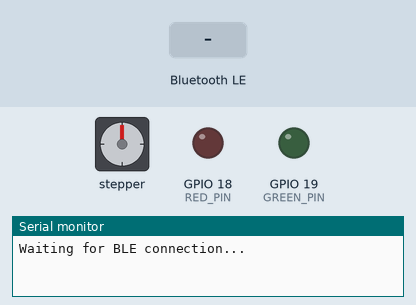
A sketch run on a simulated ESP32. Parts: stepper motor, output pins drawn as LEDs (lit = HIGH), the last lines printed to the serial monitor. Inputs (shaded band) come from the test bench. Nothing arrives over Bluetooth unless stated; a phone connects over Bluetooth LE 3 s after start; stepper angles assume 2048 steps per turn.

Above: at 1.2 s.
1.3 s: Bluetooth LE write "123" received
At 3.5 s:
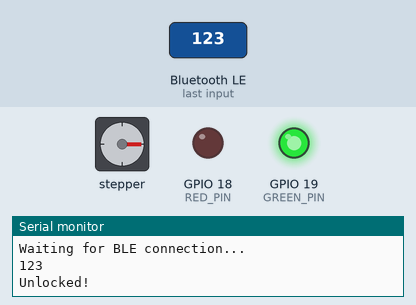
4.3 s: Bluetooth LE write "000" received
At 6.4 s:
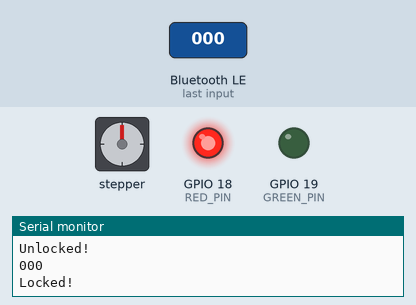
7.3 s: Bluetooth LE write "000" received
At 9.8 s:
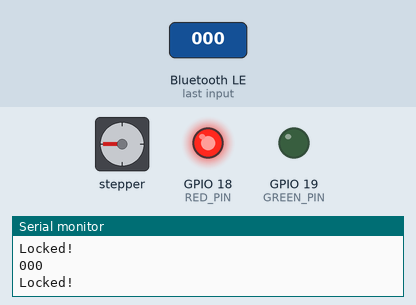
10.3 s: Bluetooth LE write "123" received
At 12.1 s:
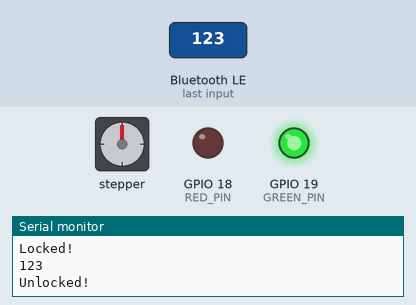
Timing chart, 0 to 13.6 s (numbered marks = the images above; inputs shaded):
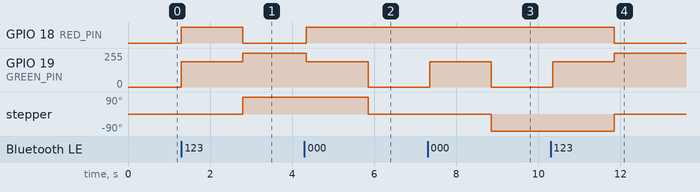

Measured:
- after the input at 1.3 s, GPIO 18 (RED_PIN): LOW → HIGH at once, → LOW 1.5 s later; GPIO 19 (GREEN_PIN): 0/255 → 190/255 at once, → 255/255 1.5 s later; stepper: turns 90° clockwise, starting after 1.5 s
- after the input at 4.3 s, GPIO 18 (RED_PIN): LOW → HIGH after 0.05 s; GPIO 19 (GREEN_PIN): 255/255 → 190/255 after 0.05 s, → 0/255 1.5 s later; stepper: turns 90° counter-clockwise, starting after 1.5 s
- after the input at 7.3 s, GPIO 19 (GREEN_PIN): 0/255 → 190/255 after 0.05 s, → 0/255 1.5 s later; stepper: turns 90° counter-clockwise, starting after 1.5 s
- after the input at 10.3 s, GPIO 18 (RED_PIN): HIGH → LOW after 1.5 s; GPIO 19 (GREEN_PIN): 0/255 → 190/255 after 0.05 s, → 255/255 1.5 s later; stepper: turns 90° clockwise, starting after 1.5 s

The sketch:

BluetoothLock.ino
```cpp
#include <BLEDevice.h>
#include <BLEServer.h>
#include <BLEUtils.h>
#include <BLE2902.h>
#include <Stepper.h>
//test
const int stepsPerRevolution = 2048;
Stepper myStepper(stepsPerRevolution, 27, 25, 26, 33);

#define SERVICE_UUID        "6E400001-B5A3-F393-E0A9-E50E24DCCA9E"
#define CHARACTERISTIC_UUID "6E400002-B5A3-F393-E0A9-E50E24DCCA9E"

BLECharacteristic *pCharacteristic;

const int RED_PIN = 18;
const int GREEN_PIN = 19;

void setColor(bool red, bool green) {
  if (red && green) {
    analogWrite(RED_PIN, 255);
    analogWrite(GREEN_PIN, 190);
  } else {
    analogWrite(RED_PIN, red ? 255 : 0);
    analogWrite(GREEN_PIN, green ? 255 : 0);
  }
}

class MyCallbacks: public BLECharacteristicCallbacks {
  void onWrite(BLECharacteristic *pCharacteristic) {
    String value = pCharacteristic->getValue();
    Serial.println(value.c_str());

    if (value == "123") {
      setColor(true, true);    // Yellow: moving
      myStepper.step(512);
      setColor(false, true);   // Green: unlock movement finished
      Serial.println("Unlocked!");
}

    if (value == "000") {
      setColor(true, true);    // Yellow: moving
      myStepper.step(-512);
      setColor(true, false);   // Red: lock movement finished
      Serial.println("Locked!");
}
  }
};

void setup() {
  Serial.begin(115200);
  pinMode(RED_PIN, OUTPUT);
  pinMode(GREEN_PIN, OUTPUT);
  setColor(false, false); // Off: position unknown at startup
  myStepper.setSpeed(10);

  BLEDevice::init("ESP32Lock");
  BLEServer *pServer = BLEDevice::createServer();
  BLEService *pService = pServer->createService(SERVICE_UUID);
  pCharacteristic = pService->createCharacteristic(
    CHARACTERISTIC_UUID,
    BLECharacteristic::PROPERTY_WRITE
  );
  pCharacteristic->setCallbacks(new MyCallbacks());
  pService->start();
  BLEDevice::getAdvertising()->start();
  Serial.println("Waiting for BLE connection...");
}

void loop() {}
```
